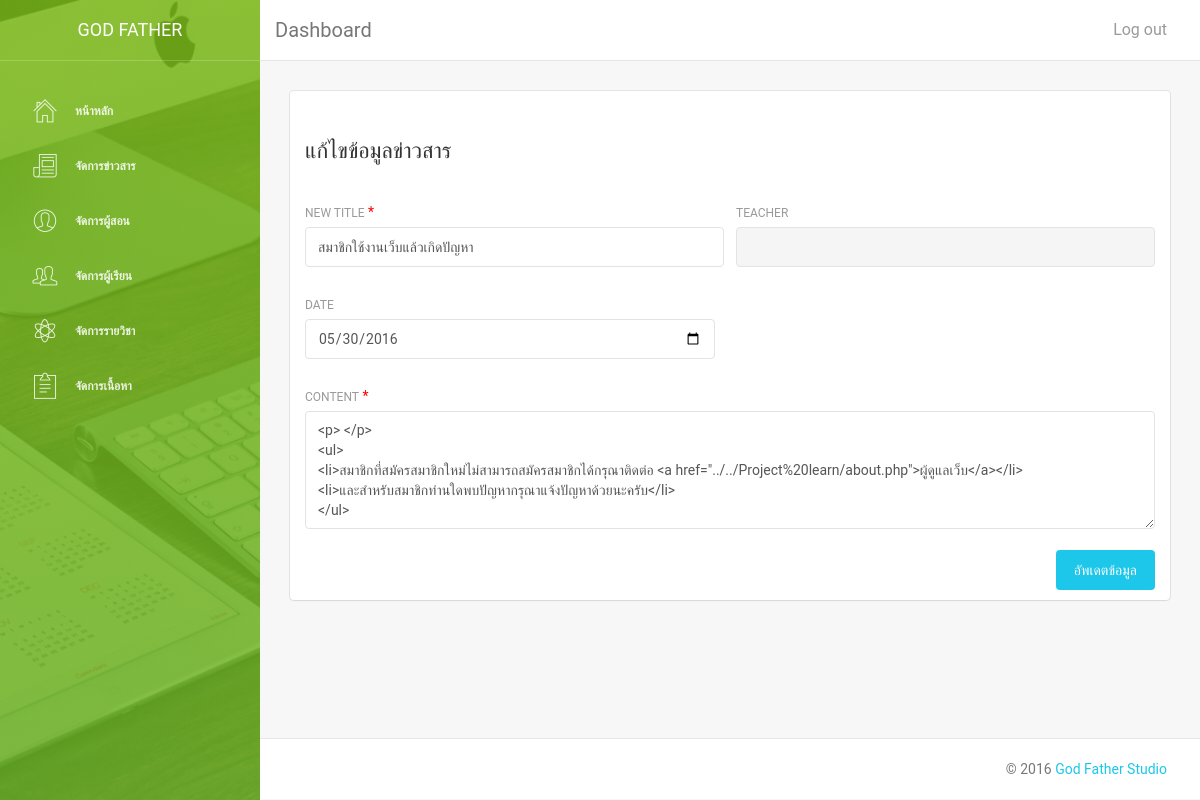
The page /admin/editnews.php?idnews=6 on the database its author committed.
### tables this page shows
CREATE TABLE `news` (
  `idnews` int(5) NOT NULL,
  `namenews` varchar(50) NOT NULL,
  `tname` varchar(50) NOT NULL,
  `newsdata` text NOT NULL,
  `datenews` varchar(15) NOT NULL
);

### admin/editnews.php (the view, shortened to what this page needs)
<?php
include("connectdb.php");
$idnews=$_GET['idnews'];
$mysql = "select * from news where idnews='$idnews'";
$result = mysqli_query($link,$mysql);
$mydata = mysqli_fetch_array($result,MYSQLI_ASSOC);
?>
    <!doctype html>
    <html lang="en">
    <head>
        <?php
    include("include/head.php");
    ?>
    </head>
    <body>
        <div class="wrapper">
            <?php
    include("include/sidebar.php");
    ?>
                <div class="main-panel">
                    <?php
    include("include/nav.php");
    ?>
                        <div class="content">
                            <div class="container-fluid">
                                <div class="row">
                                    <div class="col-sm-12">
                                        <div class="card">
                                            <div class="header">
                                                <h4>แก้ไขข้อมูลข่าวสาร</h4>
                                            </div>
                                            <div class="content">
                                                <form method="post" action="updatenews.php">
                                                    <div class="row">
                                                        <div class="col-md-6">
                                                            <div class="form-group">
                                                                <label>New title</label>
                                                                <font color="#FF0000">*</font>
                                                                <input type="text" class="form-control" name="namenews" value="<?php echo $mydata['namenews']?>" required>
                                                            </div>
                                                        </div>
                                                        <div class="col-md-6">
                                                            <div class="form-group">
                                                                <label>Teacher</label>
                                                                <input type="text" class="form-control" name="tname" value="<?php echo $_SESSION['tname']; ?>" disabled>
                                                            </div>
                                                        </div>
                                                    </div>
                                                    <div class="row">
                                                        <div class="col-md-6">
                                                            <div class="form-group">
                                                                <label>Date</label>
                                                                <input type="date" class="form-control" name="datenews" value="<?php echo $mydata['datenews']?>">
                                                            </div>
                                                        </div>
                                                    </div>
                                                    <div class="row">
                                                        <div class="col-md-12">
                                                            <div class="form-group">
                                                                <label>Content</label>
                                                                <font color="#FF0000">*</font>
                                                                <textarea rows="5" class="form-control" name="newsdata" id="mytextarea"><?php echo $mydata['newsdata']?></textarea>
                                                            </div>
                                                        </div>
                                                    </div>
                                                    <button type="submit" name="button" value="save" class="btn btn-info btn-fill pull-right">อัพเดตข้อมูล</button>
                                                    <div class="clearfix"></div>
                                                </form>
                                            </div>
                                        </div>
                                    </div>
                                </div>
                            </div>
                        </div>
                        <?php
    include("include/foodter.php");
    ?>
                </div>
        </div>
    </body>
    </html>

### rows shown on the page
news: namenews "สมาชิกใช้งานเว็บแล้วเกิดปัญหา", datenews "05/30/2016", newsdata "<p> </p> <ul> <li>สมาชิกที่สมัครสมาชิกใหม่ไม่สามารถสมัครสมาชิกได้กรุณาติดต่อ <a href=\"../../Project%20learn/about.php\">ผู้ดูแลเว็บ</a></li> <li>และสำหรับสมาชิกท่านใดพบปัญหากรุณาแจ้งปัญหาด้วยนะครับ</li> </ul>"
